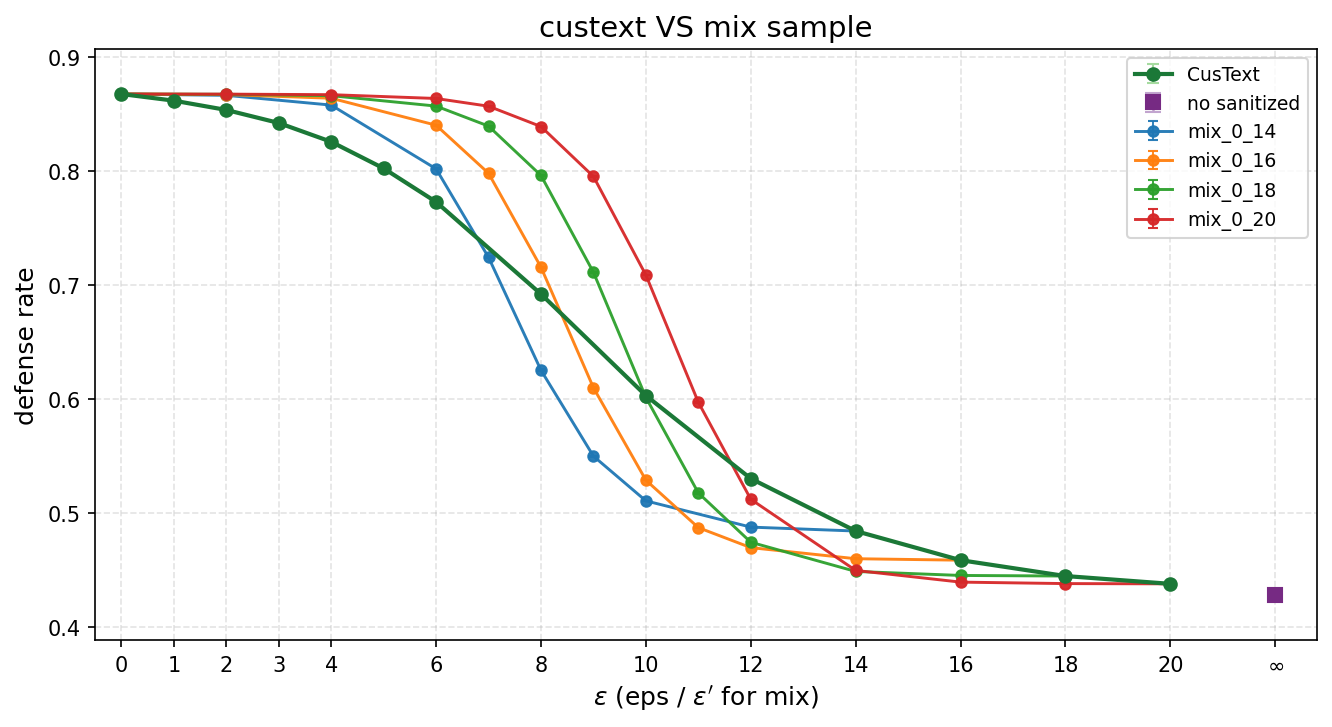

Here is the Python script that generated this plot:
#!/usr/bin/env python3
# -*- coding: utf-8 -*-
"""
Custext（单 eps 脱敏）与 mix sample amplification 的 defense rate 对比图。

- 横轴：ε（CusText 用汇总表中的 eps；mix 用 eps_prime）
- 纵轴：defense rate（CusText 用「平均值」列；mix 用 defense_rate_mean）
- CusText：attack_results/attack_summary_by_eps.csv（aggregate_attack_summary_by_eps.py 产出）
- Mix：attack_results_mixed/mix_*/attack_summary_by_eps_prime.csv（可多组）
- 横轴主刻度固定为 0,1,2,3,4,6,8,10,12,14,16,18,20（无 5）；若有 no sanitized 点则右侧追加 ∞

用法:
  python3 plot_custext_vs_mix_sample.py
  python3 plot_custext_vs_mix_sample.py --out ./attack_results_mixed/plot_custext_vs_mix_sample.png
"""

import argparse
import math
import os
import re
from pathlib import Path
from typing import List, Optional

import matplotlib.pyplot as plt
import numpy as np
import pandas as pd


def _is_inf_eps(series: pd.Series) -> pd.Series:
    s = series.astype(str).str.strip().str.lower()
    mask_str = s.isin(["inf", "infinity"])
    num = pd.to_numeric(series, errors="coerce")
    arr = num.to_numpy(dtype=float, na_value=np.nan)
    mask_num = np.isinf(arr)
    return pd.Series(mask_str.to_numpy() | mask_num, index=series.index)


def _fmt_eps_num(x: float) -> str:
    if abs(x - round(x)) < 1e-9:
        return str(int(round(x)))
    return str(x)


def mix_folder_to_label(folder_name: str) -> str:
    """mix_0.0_14.0 -> mix_0_14（整数端点用整数显示）。"""
    m = re.match(r"^mix_([\d.]+)_([\d.]+)$", folder_name)
    if not m:
        return folder_name
    lo, hi = float(m.group(1)), float(m.group(2))
    return f"mix_{_fmt_eps_num(lo)}_{_fmt_eps_num(hi)}"


def discover_mix_csvs(mixed_root: Path) -> List[Path]:
    paths = sorted(mixed_root.glob("mix_*/attack_summary_by_eps_prime.csv"))
    return [p for p in paths if p.is_file()]


DEFAULT_FINITE_XTICKS = (0, 1, 2, 3, 4, 6, 8, 10, 12, 14, 16, 18, 20)


def main():
    root = Path(os.path.dirname(os.path.abspath(__file__)))
    parser = argparse.ArgumentParser(description="Custext vs mix sample: defense rate vs eps")
    parser.add_argument(
        "--custext",
        type=str,
        default=str(root / "attack_results" / "attack_summary_by_eps.csv"),
        help="CusText 按 eps 汇总 CSV（含 eps, 平均值, 标准差）",
    )
    parser.add_argument(
        "--mixed-root",
        type=str,
        default=str(root / "attack_results_mixed"),
        help="含 mix_* 子目录的根路径",
    )
    parser.add_argument(
        "--mix-csv",
        type=str,
        nargs="*",
        default=None,
        help="显式指定若干 attack_summary_by_eps_prime.csv；默认自动扫描 mixed-root 下各 mix_*",
    )
    parser.add_argument(
        "--out",
        type=str,
        default=str(root / "plot_custext_vs_mix_sample_MTA.png"),
        help="输出图片路径",
    )
    parser.add_argument("--no-errorbar", action="store_true", help="不画标准差误差棒")
    args = parser.parse_args()

    custext_path = Path(args.custext).resolve()
    if not custext_path.is_file():
        raise SystemExit(f"未找到 CusText 汇总文件: {custext_path}")

    df_c = pd.read_csv(custext_path)
    req = {"eps", "平均值", "标准差"}
    if not req.issubset(df_c.columns):
        raise SystemExit(f"CusText CSV 需包含列: {req}")

    inf_m = _is_inf_eps(df_c["eps"])
    df_cf = df_c[~inf_m].copy()
    df_ci = df_c[inf_m].copy()

    mixed_root = Path(args.mixed_root).resolve()
    if args.mix_csv:
        mix_paths = [Path(p).resolve() for p in args.mix_csv]
    else:
        mix_paths = discover_mix_csvs(mixed_root)
    if not mix_paths:
        raise SystemExit(f"未找到 mix 汇总 CSV（{mixed_root}/mix_*/attack_summary_by_eps_prime.csv）")

    fig, ax = plt.subplots(figsize=(9, 5))

    max_x = 0.0
    x_inf_plot: Optional[float] = None
    color_custext = "#1b7837"
    color_inf = "#762a83"

    if len(df_cf) > 0:
        eps = df_cf["eps"].astype(float).values
        y = df_cf["平均值"].astype(float).values
        yerr = df_cf["标准差"].astype(float).values
        max_x = max(max_x, float(np.nanmax(eps)))
        if not args.no_errorbar:
            ax.errorbar(
                eps,
                y,
                yerr=yerr,
                fmt="o-",
                capsize=3,
                markersize=6,
                linewidth=2.0,
                color=color_custext,
                ecolor="#a6dba0",
                elinewidth=1,
                label="CusText",
                zorder=4,
            )
        else:
            ax.plot(eps, y, "o-", markersize=6, linewidth=2.0, color=color_custext, label="CusText", zorder=4)

    if len(df_ci) > 0:
        row = df_ci.iloc[0]
        yb = float(row["平均值"])
        yerr_b = float(row["标准差"])
        if math.isnan(yerr_b):
            yerr_b = 0.0
        x_inf = max_x + 2.0 if max_x > 0 else 2.0
        x_inf_plot = x_inf
        if not args.no_errorbar and yerr_b > 0:
            ax.errorbar(
                [x_inf],
                [yb],
                yerr=[yerr_b],
                fmt="s",
                capsize=4,
                markersize=7,
                color=color_inf,
                ecolor="#c2a5cf",
                elinewidth=1.2,
                label="no sanitized",
                zorder=5,
            )
        else:
            ax.scatter(
                [x_inf],
                [yb],
                s=70,
                marker="s",
                color=color_inf,
                edgecolors="white",
                linewidths=0.8,
                zorder=5,
                label="no sanitized",
            )
        max_x = max(max_x, x_inf)

    cmap = plt.get_cmap("tab10")
    for i, csv_path in enumerate(mix_paths):
        if not csv_path.is_file():
            raise SystemExit(f"文件不存在: {csv_path}")
        dm = pd.read_csv(csv_path)
        need = {"eps_prime", "defense_rate_mean", "defense_rate_std"}
        if not need.issubset(dm.columns):
            raise SystemExit(f"{csv_path} 需包含列: {need}")
        folder = csv_path.parent.name
        label = mix_folder_to_label(folder)
        xp = dm["eps_prime"].astype(float).values
        yp = dm["defense_rate_mean"].astype(float).values
        err = dm["defense_rate_std"].astype(float).values
        max_x = max(max_x, float(np.nanmax(xp)) if len(xp) else 0.0)
        c = cmap(i % 10)
        if not args.no_errorbar:
            ax.errorbar(
                xp,
                yp,
                yerr=err,
                fmt="o-",
                capsize=2.5,
                markersize=5,
                linewidth=1.4,
                color=c,
                ecolor=c,
                alpha=0.95,
                elinewidth=0.9,
                label=label,
                zorder=3,
            )
        else:
            ax.plot(xp, yp, "o-", markersize=5, linewidth=1.4, color=c, label=label, zorder=3)

    ax.set_xlabel(r"$\epsilon$ (eps / $\epsilon'$ for mix)", fontsize=12)
    ax.set_ylabel("defense rate", fontsize=12)
    ax.set_title("custext VS mix sample", fontsize=14)
    ax.grid(True, linestyle="--", alpha=0.35)
    ax.legend(loc="best", fontsize=9)

    all_y: List[float] = []
    if len(df_cf) > 0:
        all_y.extend(df_cf["平均值"].astype(float).tolist())
    if len(df_ci) > 0:
        all_y.append(float(df_ci.iloc[0]["平均值"]))
    for csv_path in mix_paths:
        dm = pd.read_csv(csv_path)
        all_y.extend(dm["defense_rate_mean"].astype(float).tolist())

    if all_y:
        lo = max(0.0, float(np.min(all_y)) - 0.04)
        hi = min(1.0, float(np.max(all_y)) + 0.04)
        if hi - lo < 0.08:
            mid = 0.5 * (lo + hi)
            lo, hi = max(0.0, mid - 0.2), min(1.0, mid + 0.2)
        ax.set_ylim(lo, hi)

    ax.set_xlim(-0.5, max_x + 0.8)

    tick_pos = list(DEFAULT_FINITE_XTICKS)
    tick_lbl = [str(int(t)) for t in tick_pos]
    if x_inf_plot is not None:
        tick_pos.append(x_inf_plot)
        tick_lbl.append(r"$\infty$")
    ax.set_xticks(tick_pos)
    ax.set_xticklabels(tick_lbl)

    fig.tight_layout()
    out_path = Path(args.out).resolve()
    out_path.parent.mkdir(parents=True, exist_ok=True)
    fig.savefig(out_path, dpi=150, bbox_inches="tight")
    print(f"Saved: {out_path}")
    plt.close(fig)


if __name__ == "__main__":
    main()
